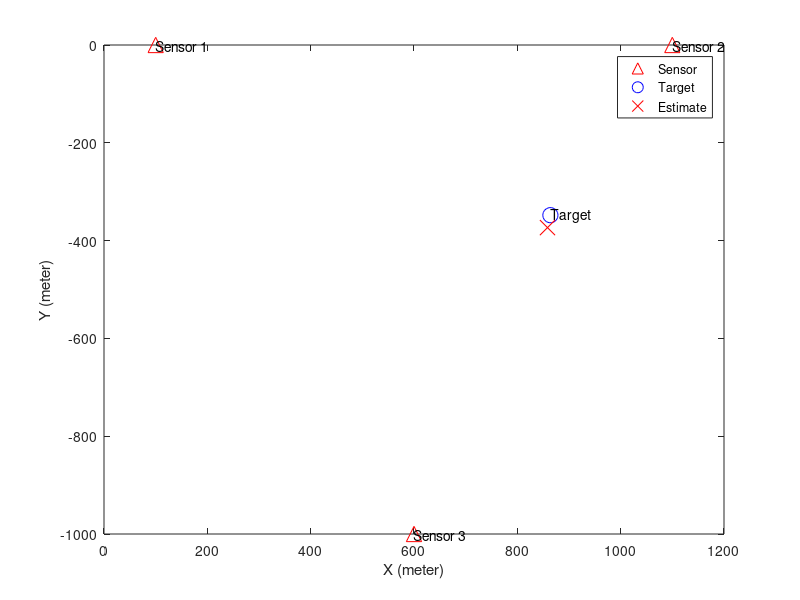

Source code (MATLAB):
clc
clear all
close all

%% Parameters
N = 3;
locations = 3;           % Number of tested locations
sample = 100;               % Number of samples

% Detection area
x_axis1 = 100;            
x_axis2 = 1100;
y_axis1 = -1000;
y_axis2 = 0;
x_axis = x_axis1:x_axis2;           % Detection area: x axis (meters)
y_axis = y_axis1:y_axis2;           % Detection area: y axis (meters)

% Sensors
sensors = {[100 0], [1100 0], [600 -1000]};     % 3 sensors
%sensors = {[100 0], [1100 0], [600 -1000] [600 -500]}; % 4 sensors 
%sensors = {[100 0], [1100 0], [600 -500], [100 -1000], [1100 -1000]};     % 5 sensors

% Noise
noise_mean = 0;
noise_std = [10];
noise_var = noise_std.^2;     % Measurement error in degree

% Targets
rng(1)
targets = zeros(locations,2);
targets(:,1) = randi([x_axis1 x_axis2],1,locations);
targets(:,2) = randi([y_axis1 y_axis2],1,locations);

% True DOA
theta = zeros(locations,N);

for i=1:N
    sensor = sensors{1,i};
    delta_x = -(sensor(1)-targets(:,1));
    delta_y = -(sensor(2)-targets(:,2));
    theta(:,i) = atan2d(delta_y,delta_x);       % True DOA

end

% LS
results = cell(locations);
errors = zeros(locations);
for targ_iter=1:locations
    fprintf("Location: %d\n", targ_iter)
    noise = sqrt(noise_var)*randn(N,sample);

    % Measured DOA
    theta_samples = repmat(theta(targ_iter,:)',[1 sample]);
    theta_samples = (theta_samples+noise);

    % Measured DOA - mean and variance
    mean_theta = mean(theta_samples,2);
    var_theta = var(theta_samples,[],2);

    % A matrix
    A = [ones(N,1) -tand(mean_theta)];
            
    for i=1:N
        sensor = sensors{1,i};
        b(i,:) = sensor(2)-(sensor(1)*tand(mean_theta(i)));
    end

    % LS
    last_loc = (A'*A)\A'*b;
    last_loc = flip(last_loc);
    last_loc = last_loc';

    % Plot
    for i=1:N
        sensor = sensors{1,i};
        p1 = plot(sensor(1),sensor(2),'r^','MarkerSize', 11);
        txt = ['Sensor ',num2str(i)];
        text(sensor(1),sensor(2),txt);
        hold on
    end
    xlabel('X (meter)');
    ylabel('Y (meter)');
    
    p2 = plot(targets(targ_iter,1),targets(targ_iter,2),'bo','MarkerSize',11)
    text(targets(targ_iter,1),targets(targ_iter,2),'Target')
    p3 = plot(last_loc(1),last_loc(2),'rx','MarkerSize',11)
    legend([p1 p2 p3],{'Sensor' 'Target' 'Estimate'})
    drawnow
    pause
    hold off
    
    % Collect results and errors
    errors(targ_iter,1) = norm(last_loc-targets(targ_iter,:));
    results{targ_iter}=[last_loc(1);last_loc(2)];
end


